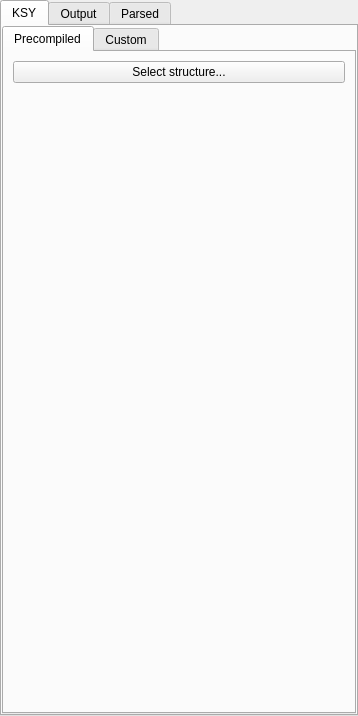
<?xml version="1.0" encoding="UTF-8"?>
<ui version="4.0">
 <class>KaitaiStruct</class>
 <widget class="QWidget" name="KaitaiStruct">
  <property name="geometry">
   <rect>
    <x>0</x>
    <y>0</y>
    <width>358</width>
    <height>716</height>
   </rect>
  </property>
  <property name="windowTitle">
   <string>Form</string>
  </property>
  <layout class="QVBoxLayout" name="verticalLayout_6">
   <property name="spacing">
    <number>6</number>
   </property>
   <property name="leftMargin">
    <number>0</number>
   </property>
   <property name="topMargin">
    <number>0</number>
   </property>
   <property name="rightMargin">
    <number>0</number>
   </property>
   <property name="bottomMargin">
    <number>0</number>
   </property>
   <item>
    <widget class="QTabWidget" name="tabWidget">
     <property name="currentIndex">
      <number>0</number>
     </property>
     <widget class="QWidget" name="tab_ksy">
      <attribute name="title">
       <string>KSY</string>
      </attribute>
      <layout class="QVBoxLayout" name="verticalLayout_8">
       <property name="leftMargin">
        <number>0</number>
       </property>
       <property name="topMargin">
        <number>0</number>
       </property>
       <property name="rightMargin">
        <number>0</number>
       </property>
       <property name="bottomMargin">
        <number>0</number>
       </property>
       <item>
        <widget class="QTabWidget" name="tabExecOptions">
         <property name="currentIndex">
          <number>0</number>
         </property>
         <widget class="QWidget" name="tab_precompiled">
          <attribute name="title">
           <string>Precompiled</string>
          </attribute>
          <layout class="QVBoxLayout" name="verticalLayout_7">
           <item>
            <widget class="QPushButton" name="pb_selectPrecompiled">
             <property name="text">
              <string>Select structure...</string>
             </property>
            </widget>
           </item>
           <item>
            <spacer name="verticalSpacer">
             <property name="orientation">
              <enum>Qt::Vertical</enum>
             </property>
             <property name="sizeHint" stdset="0">
              <size>
               <width>20</width>
               <height>571</height>
              </size>
             </property>
            </spacer>
           </item>
          </layout>
         </widget>
         <widget class="QWidget" name="tab_custom">
          <attribute name="title">
           <string>Custom</string>
          </attribute>
          <layout class="QVBoxLayout" name="verticalLayout_3">
           <property name="leftMargin">
            <number>0</number>
           </property>
           <property name="topMargin">
            <number>0</number>
           </property>
           <property name="rightMargin">
            <number>0</number>
           </property>
           <property name="bottomMargin">
            <number>0</number>
           </property>
           <item>
            <layout class="QVBoxLayout" name="verticalLayout">
             <item>
              <layout class="QFormLayout" name="formLayout">
               <property name="labelAlignment">
                <set>Qt::AlignRight|Qt::AlignTrailing|Qt::AlignVCenter</set>
               </property>
               <item row="0" column="0">
                <widget class="QLabel" name="label_4">
                 <property name="text">
                  <string>ksc:</string>
                 </property>
                 <property name="alignment">
                  <set>Qt::AlignLeading|Qt::AlignLeft|Qt::AlignVCenter</set>
                 </property>
                 <property name="buddy">
                  <cstring>le_ksc</cstring>
                 </property>
                </widget>
               </item>
               <item row="0" column="1">
                <layout class="QHBoxLayout" name="horizontalLayout_2">
                 <item>
                  <widget class="QLineEdit" name="le_ksc">
                   <property name="readOnly">
                    <bool>true</bool>
                   </property>
                  </widget>
                 </item>
                 <item>
                  <widget class="QToolButton" name="tb_chooseKsc">
                   <property name="text">
                    <string>...</string>
                   </property>
                  </widget>
                 </item>
                </layout>
               </item>
              </layout>
             </item>
             <item>
              <widget class="QPushButton" name="pb_loadKsy">
               <property name="text">
                <string>Load existing ksy...</string>
               </property>
              </widget>
             </item>
             <item>
              <widget class="QLabel" name="label">
               <property name="text">
                <string>Enter Kaitai Struct Definition (ksy):</string>
               </property>
               <property name="buddy">
                <cstring>te_ksy</cstring>
               </property>
              </widget>
             </item>
             <item>
              <widget class="QPlainTextEdit" name="te_ksy">
               <property name="font">
                <font>
                 <family>Monospace</family>
                </font>
               </property>
               <property name="documentTitle">
                <string/>
               </property>
               <property name="lineWrapMode">
                <enum>QPlainTextEdit::NoWrap</enum>
               </property>
              </widget>
             </item>
            </layout>
           </item>
          </layout>
         </widget>
        </widget>
       </item>
      </layout>
     </widget>
     <widget class="QWidget" name="tab_output">
      <attribute name="title">
       <string>Output</string>
      </attribute>
      <layout class="QVBoxLayout" name="verticalLayout_4">
       <item>
        <layout class="QVBoxLayout" name="verticalLayout_2">
         <item>
          <widget class="QLabel" name="label_2">
           <property name="text">
            <string>Program Output:</string>
           </property>
           <property name="buddy">
            <cstring>te_output</cstring>
           </property>
          </widget>
         </item>
         <item>
          <widget class="QPlainTextEdit" name="te_output">
           <property name="enabled">
            <bool>true</bool>
           </property>
           <property name="font">
            <font>
             <family>Monospace</family>
            </font>
           </property>
           <property name="undoRedoEnabled">
            <bool>true</bool>
           </property>
           <property name="readOnly">
            <bool>true</bool>
           </property>
          </widget>
         </item>
        </layout>
       </item>
      </layout>
     </widget>
     <widget class="QWidget" name="tab">
      <attribute name="title">
       <string>Parsed</string>
      </attribute>
      <layout class="QVBoxLayout" name="verticalLayout_5">
       <item>
        <layout class="QVBoxLayout" name="layout_nav"/>
       </item>
      </layout>
     </widget>
    </widget>
   </item>
  </layout>
 </widget>
 <tabstops>
  <tabstop>le_ksc</tabstop>
  <tabstop>tb_chooseKsc</tabstop>
  <tabstop>te_ksy</tabstop>
  <tabstop>te_output</tabstop>
 </tabstops>
 <resources/>
 <connections/>
</ui>
